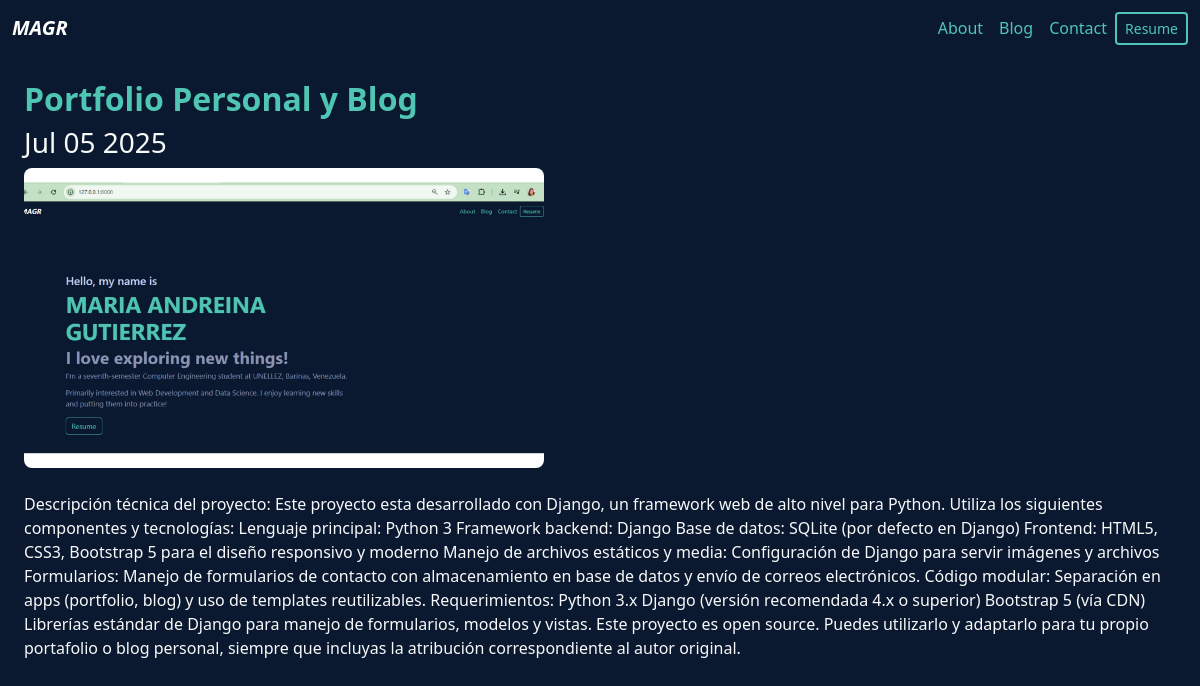
Page /blog/3/ on the committed database.
### blog/models.py (models this page shows)
class Post(models.Model):
    title = models.CharField(max_length=200)
    content = models.TextField()
    image = models.ImageField(upload_to='blog_images')
    date = models.DateField(datetime.date.today)

### blog/views.py (the view)
# urls.py: path('<int:post_id>/', views.post_detail, name='post_detail'),
def post_detail(request, post_id):
    post = get_object_or_404(Post, pk=post_id)
    return render(request, 'post_detail.html', {'post': post})

### blog/templates/post_detail.html (shortened to what this page needs)
{%extends "layout.html" %}
{% block content %}
<div class="text">
    <h2 class="post-title">{{ post.title }}</h2>
    <h3 class= "my-2" h5 text-muted>{{ post.date|date:'M d Y'}}</h3>
    <img src="{{ post.image.url }}" alt="{{ post.title }}" class="img-fluid post-img-fixed" style="width: 520px; height: 300px; object-fit: cover; display: block; margin-left: 0; border-radius: 0.5rem;" />
    <div class="my-4">
        <p>{{ post.content }}</p>
    </div>
</div>
{% endblock %}

### portfolio/static/main.css (style rules this page uses)
body { background: #0a192f !important; }
.post-img-fixed { width: 320px; height: 180px; object-fit: cover; border-radius: 0.5rem; display: block; margin: 0 auto; }
.post-title { color: #4fc6b3 !important; font-weight: bold; }
html { scroll-behavior: smooth; }

### rows in the picture
Post: title "Portfolio Personal y Blog", date "Jul 05 2025", image (picture), content "Descripción técnica del proyecto: Este proyecto esta desarrollado con Django, un framework web de alto nivel para Python. Utiliza los siguientes componentes y tecnologías: Lenguaje principal: Python 3 Framework backend: Django Base de datos: SQLite (por defecto en Django) Frontend: HTML5, CSS3, Bootstrap 5 para el diseño responsivo y moderno Manejo de archivos estáticos y media: Configuración de Django para servir imágenes y archivos Formularios: Manejo de formularios de contacto con almacenamiento en base de datos y envío de correos electrónicos. Código modular: Separación en apps (portfolio, blog) y uso de templates reutilizables. Requerimientos: Python 3.x Django (versión recomendada 4.x…"
